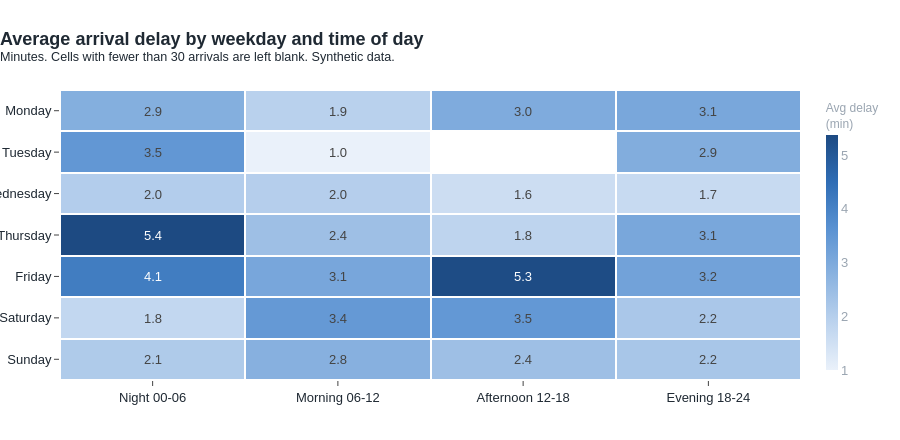

The notebook cell saved with this chart:
### Code cell
weekday_band = query(f"""
    SELECT
        isodow(service_date) AS weekday_no,
        dayname(service_date) AS weekday,
        {TIME_BAND_SQL} AS time_band,
        COUNT(*) AS arrivals,
        ROUND(AVG(delay_min), 2) AS avg_arrival_delay
    FROM delay_obs
    WHERE measure = 'arrival'
    GROUP BY ALL
    ORDER BY weekday_no
""")

# pivot to weekday x band for the heatmap
weekdays = by_weekday["weekday"].tolist()
grid = weekday_band.pivot(index="weekday", columns="time_band", values="avg_arrival_delay").loc[weekdays, BAND_ORDER]
counts = weekday_band.pivot(index="weekday", columns="time_band", values="arrivals").loc[weekdays, BAND_ORDER]

# blank out cells with too few arrivals
MIN_CELL_ARRIVALS = 30
shown = grid.where(counts >= MIN_CELL_ARRIVALS)
labels = shown.map(lambda value: "" if pd.isna(value) else f"{value:.1f}")

fig = go.Figure(go.Heatmap(
    z=shown.values, x=BAND_ORDER, y=weekdays, customdata=counts.values, text=labels.values,
    colorscale=[[i / (len(BLUE_RAMP) - 1), c] for i, c in enumerate(BLUE_RAMP)],
    xgap=2, ygap=2, texttemplate="%{text}", hoverongaps=False,
    colorbar=dict(title=dict(text="Avg delay<br>(min)", font=dict(color=MUTED, size=12)),
                  thickness=12, outlinewidth=0, tickfont=dict(color=MUTED)),
    hovertemplate="%{y}, %{x}<br>Average %{z:.2f} min<br>%{customdata} arrivals<extra></extra>",
))
fig.update_yaxes(autorange="reversed", showgrid=False)
fig.update_xaxes(showgrid=False, side="bottom")
titled(fig, "Average arrival delay by weekday and time of day",
       f"Minutes. Cells with fewer than {MIN_CELL_ARRIVALS} arrivals are left blank. Synthetic data.",
       height=440)
save(fig, "04_weekday_time_heatmap").show()

### Figure 1 — Plotly figure (JSON) as saved in the notebook; plotly's stock layout.template omitted (floating-point values rounded to 4 significant figures)
{"data": [{"colorbar": {"outlinewidth": 0, "thickness": 12, "tickfont": {"color": "#9aa5b1"}, "title": {"font": {"color": "#9aa5b1", "size": 12}, "text": "Avg delay<br>(min)"}}, "colorscale": [[0.0, "#eaf1fa"], [0.2, "#bcd3ee"], [0.4, "#8bb3e0"], [0.6, "#5a92d2"], [0.8, "#2f6db5"], [1.0, "#1d4a82"]], "customdata": [[84, 95, 45, 112], [72, 48, 6, 96], [72, 82, 38, 96], [72, 83, 37, 96], [48, 58, 38, 84], [84, 97, 43, 112], [84, 96, 44, 112]], "hoverongaps": false, "hovertemplate": "%{y}, %{x}<br>Average %{z:.2f} min<br>%{customdata} arrivals<extra></extra>", "text": [["2.9", "1.9", "3.0", "3.1"], ["3.5", "1.0", "", "2.9"], ["2.0", "2.0", "1.6", "1.7"], ["5.4", "2.4", "1.8", "3.1"], ["4.1", "3.1", "5.3", "3.2"], ["1.8", "3.4", "3.5", "2.2"], ["2.1", "2.8", "2.4", "2.2"]], "texttemplate": "%{text}", "type": "heatmap", "x": ["Night 00-06", "Morning 06-12", "Afternoon 12-18", "Evening 18-24"], "xgap": 2, "y": ["Monday", "Tuesday", "Wednesday", "Thursday", "Friday", "Saturday", "Sunday"], "ygap": 2, "z": [[2.87, 1.93, 2.96, 3.08], [3.49, 1.0, NaN, 2.92], [2.03, 2.01, 1.58, 1.67], [5.38, 2.42, 1.84, 3.07], [4.13, 3.09, 5.32, 3.2], [1.76, 3.43, 3.47, 2.2], [2.1, 2.83, 2.41, 2.23]]}], "layout": {"height": 440, "title": {"text": "<b>Average arrival delay by weekday and time of day</b><br><sup>Minutes. Cells with fewer than 30 arrivals are left blank. Synthetic data.</sup>", "x": 0}, "xaxis": {"showgrid": false, "side": "bottom"}, "yaxis": {"autorange": "reversed", "showgrid": false}}}
